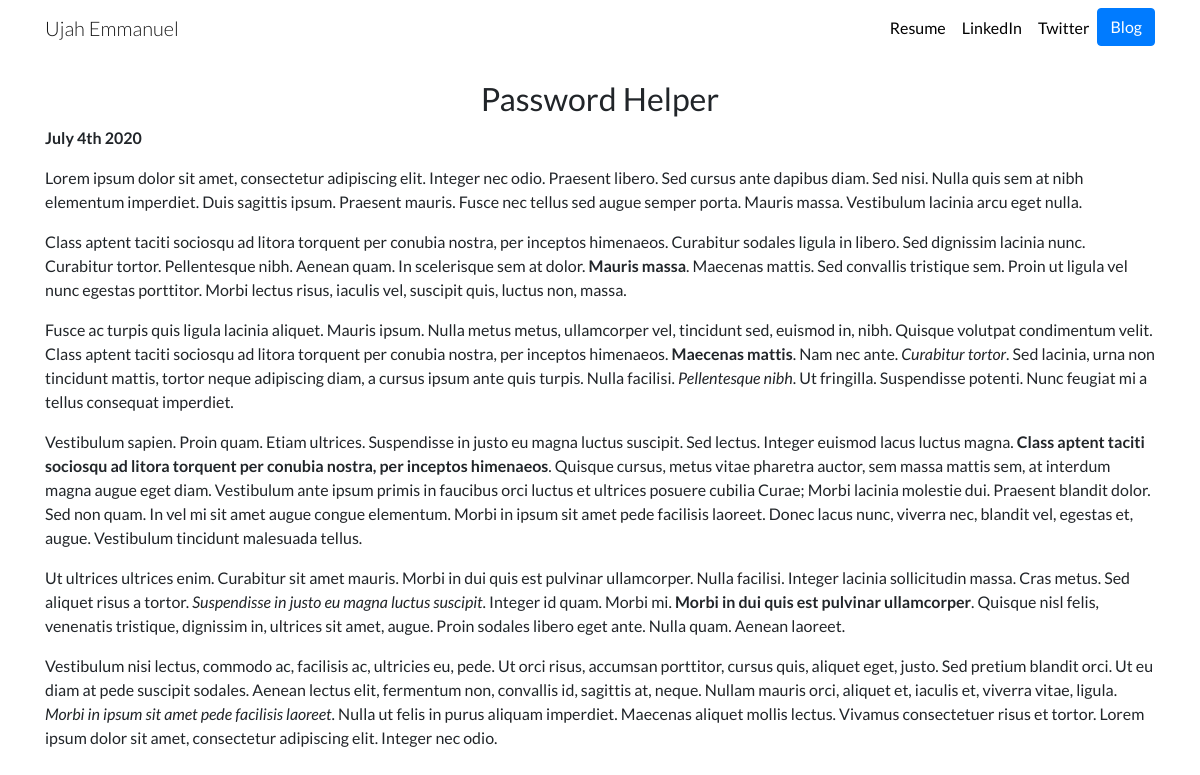
The app's page /blog/4/ with its own data.
### blog/models.py (models this page shows, shortened)
class Blog(models.Model):
    title = models.CharField(max_length=200)
    date = models.DateField()
    description = models.TextField()

### blog/views.py (the view)
# urls.py: path('<int:blog_id>/', views.detail, name='detail')
def detail(request, blog_id):
    blog = get_object_or_404(Blog, pk=blog_id)
    return render(request, 'blog/detail.html', {'blog': blog})

### blog/templates/blog/detail.html
{% extends 'portfolio/base.html' %}
{% block content %}
    <h2 class="text-center mt-4"> {{ blog.title }} </h2>
    <b>
        <p>{{ blog.date | date:'F jS Y'}}</p>
    </b>
    <p class="text-justify">{{ blog.description | safe }}</p>
{% endblock  %}

### portfolio/static/portfolio/style.css (style rules this page uses)
body { font-family: 'Lato', sans-serif; }

### records on screen
Blog: title "Password Helper", date "July 4th 2020", description "Lorem ipsum dolor sit amet, consectetur adipiscing elit. Integer nec odio. Praesent libero. Sed cursus ante dapibus diam. Sed nisi. Nulla quis sem at nibh elementum imperdiet. Duis sagittis ipsum. Praesent mauris. Fusce nec tellus sed augue semper porta. Mauris massa. Vestibulum lacinia arcu eget nulla. Class aptent taciti sociosqu ad litora torquent per conubia nostra, per inceptos himenaeos. Curabitur sodales ligula in libero. Sed dignissim lacinia nunc. Curabitur tortor. Pellentesque nibh. Aenean quam. In scelerisque sem at dolor. Mauris massa . Maecenas mattis. Sed convallis tristique sem. Proin ut ligula vel nunc egestas porttitor. Morbi lectus risus, iaculis vel, suscipit quis, luctus…"
